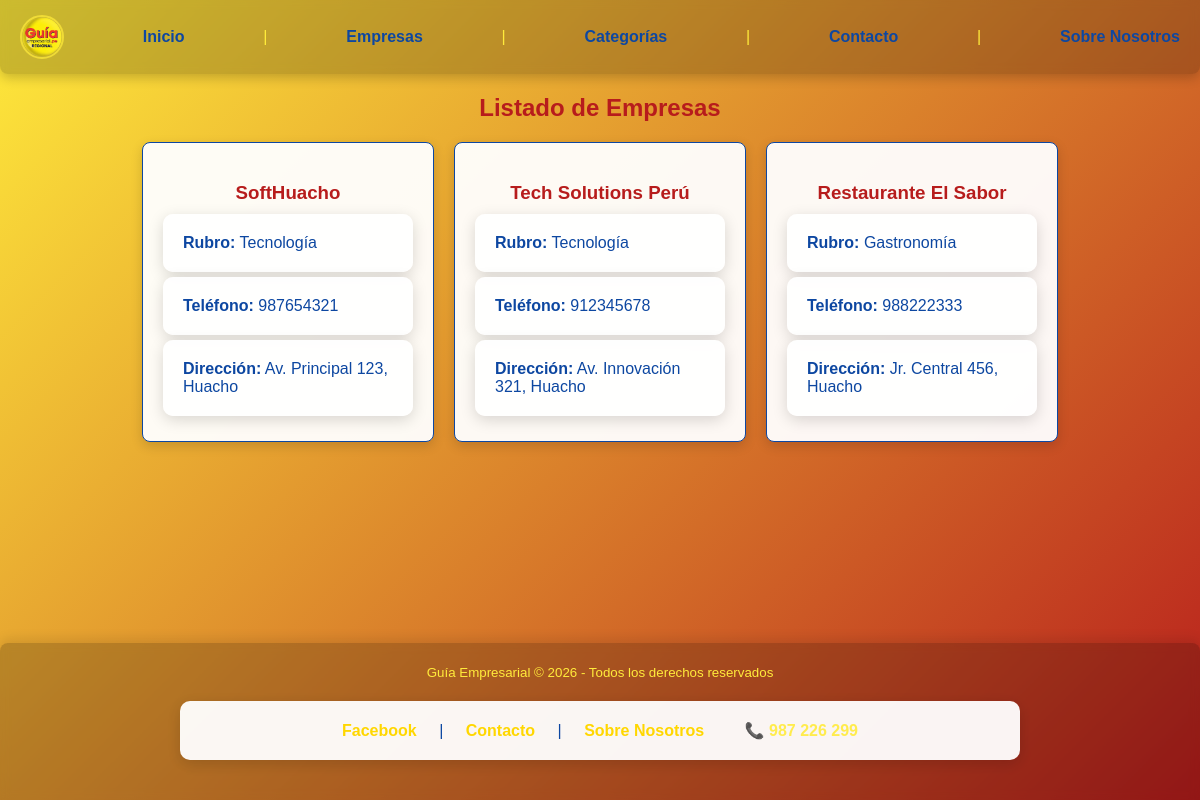
The app's page /empresas.php, older data.
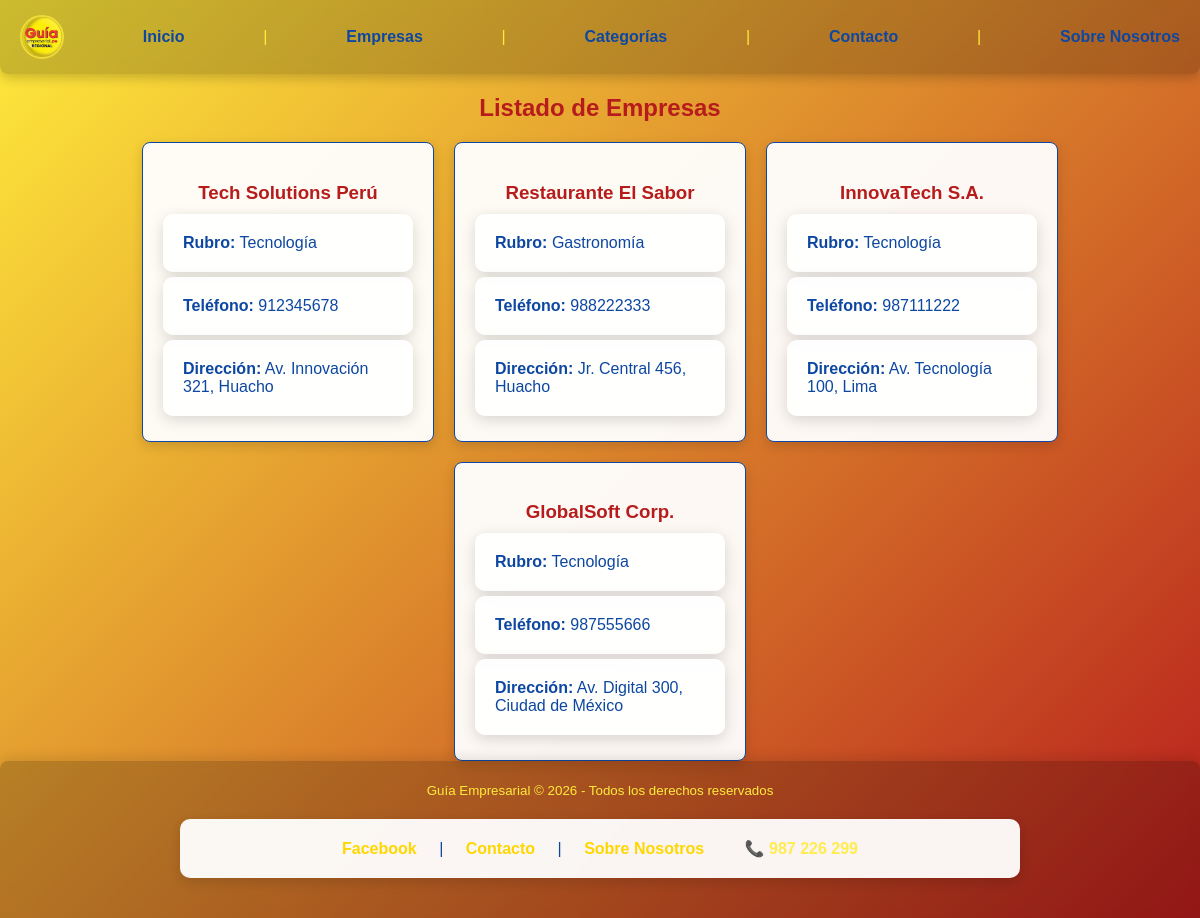
The same page, newer data.
### tables this page shows
CREATE TABLE `empresas` (
  `id_empresa` int(11) NOT NULL,
  `nombre` varchar(150) NOT NULL,
  `email` varchar(100) DEFAULT NULL,
  `telefono` varchar(20) DEFAULT NULL,
  `direccion` varchar(200) DEFAULT NULL,
  `id_categoria` int(11) DEFAULT NULL,
  `fecha_registro` timestamp NOT NULL DEFAULT current_timestamp()
);

CREATE TABLE `categorias` (
  `id_categoria` int(11) NOT NULL,
  `nombre` varchar(100) NOT NULL,
  `descripcion` text DEFAULT NULL
);

### empresas.php (the view, shortened to what this page needs)
<!DOCTYPE html>
<html lang="es">
<head>
    <link rel="stylesheet" href="assets/css/style.css">
    <link rel="stylesheet" href="assets/css/style.css">
</head>
<body>
    <?php include 'includes/header.php'; ?>
    <?php include 'db.php'; ?>
    <h2>Listado de Empresas</h2>
    <div class="empresas-grid">
        <?php
        if (!empty($_GET['id_empresa'])) {
            $id = intval($_GET['id_empresa']);
            $sql = "SELECT e.nombre, e.telefono, e.direccion, c.nombre AS categoria
                    FROM empresas e
                    JOIN categorias c ON e.id_categoria = c.id_categoria
                    WHERE e.id_empresa = $id";
            $resultado = $conexion->query($sql);
            if ($resultado->num_rows > 0) {
                $fila = $resultado->fetch_assoc();
                echo "<div class='empresa-card'>
                        <h3>{$fila['nombre']}</h3>
                        <p><strong>Rubro:</strong> {$fila['categoria']}</p>
                        <p><strong>Teléfono:</strong> {$fila['telefono']}</p>
                        <p><strong>Dirección:</strong> {$fila['direccion']}</p>
                      </div>";
            } else {
                echo "<p>No se encontró la empresa</p>";
            }
        } else {
            $sql = "SELECT e.nombre, e.telefono, e.direccion, c.nombre AS categoria
                    FROM empresas e
                    JOIN categorias c ON e.id_categoria = c.id_categoria";
            $resultado = $conexion->query($sql);
            while($fila = $resultado->fetch_assoc()) {
                echo "<div class='empresa-card'>
                        <h3>{$fila['nombre']}</h3>
                        <p><strong>Rubro:</strong> {$fila['categoria']}</p>
                        <p><strong>Teléfono:</strong> {$fila['telefono']}</p>
                        <p><strong>Dirección:</strong> {$fila['direccion']}</p>
                      </div>";
            }
        }
        ?>
    </div>
    <?php include 'includes/footer.php'; ?>
</body>
</html>

### includes/Header.php (shortened to what this page needs)
<!DOCTYPE html>
<html lang="es">
<head>
    <link rel="stylesheet" href="assets/css/style.css">
</head>
<body>
    <header>
       <nav>
        <div class="header-container">
        <img src="assets/img/image.png" alt="Guía Empresarial" class="logo">
            <a href="index.php">Inicio</a> |
            <a href="empresas.php">Empresas</a> |
            <a href="categorias.php">Categorías</a> |
            <a href="contacto.php">Contacto</a> |
            <a href="sobre.php">Sobre Nosotros</a>
            </div>
       </nav>
    </header>
    <main>

### includes/footer.php
</main>
<footer>
    <div class="footer-content">
        <small>
            Guía Empresarial &copy; <?php echo date('Y'); ?> - Todos los derechos reservados
        </small>
        <br>
        <p>
            <a href="https://www.facebook.com/guiaempresarios" target="_blank" style="color:#FFD700; text-decoration:none; margin:0 10px;">
                Facebook
            </a> |
            <a href="contacto.php" style="color:#FFD700; text-decoration:none; margin:0 10px;">
                Contacto
            </a> |
            <a href="sobre.php" style="color:#FFD700; text-decoration:none; margin:0 10px;">
                Sobre Nosotros
            </a>
            <a href="https://wa.me/51987226299" target="_blank">📞 987 226 299</a>
        </p>
    </div>
</footer>
</body>
</html>

### assets/css/style.css (style rules this page uses)
body { font-family: Arial, sans-serif; margin: 0; padding: 0; min-height: 100vh; display: flex; flex-direction: column; background: linear-gradient(135deg, #FFEB3B, #B71C1C); color: #fff; }
main { flex: 1; }
.header-container { display: flex; align-items: center; justify-content: space-between; background: rgba(0, 0, 0, 0.2); color: #FFEB3B; padding: 15px 20px; border-radius: 0 0 8px 8px; box-shadow: 0 4px 12px rgba(0,0,0,0.2); backdrop-filter: blur(5px); }
.header-container .logo { height: 40px; width: 40px; border-radius: 50%; border: 2px solid rgba(255,235,59,0.7); }
h1, h2 { text-align: center; color: #B71C1C; margin-top: 20px; }
section, ul, p, form { max-width: 800px; margin: 20px auto; padding: 20px; background: rgba(255,255,255,0.95); border-radius: 10px; box-shadow: 0 4px 15px rgba(0,0,0,0.15); color: #0D47A1; }
a { color: #0D47A1; font-weight: bold; text-decoration: none; }
.empresas-grid { display: flex; flex-wrap: wrap; justify-content: center; gap: 20px; margin-top: 20px; }
.empresa-card { background: rgba(255,255,255,0.95); border: 1px solid #0D47A1; border-radius: 8px; box-shadow: 0 4px 12px rgba(0,0,0,0.15); padding: 20px; width: 250px; transition: transform 0.3s, box-shadow 0.3s; }
.empresa-card h3 { color: #B71C1C; margin-bottom: 10px; text-align: center; }
.empresa-card p { margin: 5px 0; color: #0D47A1; }
footer { text-align: center; padding: 20px; background: rgba(0,0,0,0.2); color: #FFEB3B; border-radius: 8px 8px 0 0; box-shadow: 0 -4px 12px rgba(0,0,0,0.1); backdrop-filter: blur(5px); }
footer a { color: rgba(255,235,59,0.9); margin: 0 10px; font-weight: bold; text-decoration: none; padding: 4px 8px; border-radius: 4px; transition: all 0.3s; }

Row changes from the older to the newer data that the page shows:
removed empresas: nombre "SoftHuacho", id_categoria.nombre "Tecnología", telefono "987654321", direccion "Av. Principal 123, Huacho"
added empresas: nombre "InnovaTech S.A.", id_categoria.nombre "Tecnología", telefono "987111222", direccion "Av. Tecnología 100, Lima"
added empresas: nombre "GlobalSoft Corp.", id_categoria.nombre "Tecnología", telefono "987555666", direccion "Av. Digital 300, Ciudad de México"
